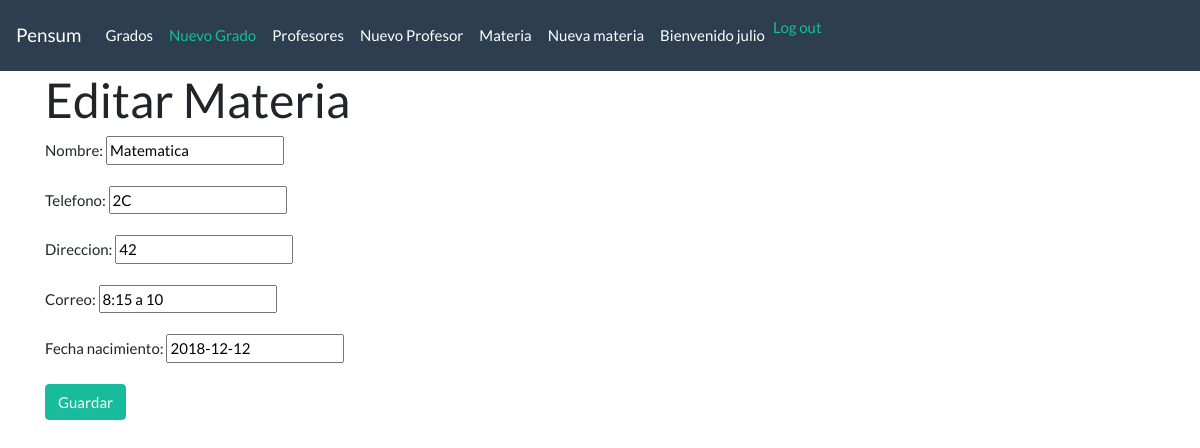
Screenshot of /materia/6/edit/ (signed in) with the database file from the repository.
### python/models.py (models this page shows, shortened)
class Alumno(models.Model):
    nombre = models.CharField(max_length=50)
    telefono = models.CharField(max_length=10)
    direccion = models.CharField(max_length=50)
    correo = models.CharField(max_length=50)
    fecha_nacimiento = models.DateField()

### python/views.py (the view)
# urls.py: url(r'^materia/(?P<pk>[0-9]+)/edit/$', views.alumno_editar, name='alumno_editar'),
@login_required
def alumno_editar(request, pk):
    alumno = get_object_or_404(Alumno, pk=pk)
    if request.method == "POST":
        form = AlumnoForm(request.POST, instance=alumno)
        if form.is_valid():
            alumno = form.save(commit=False)
            alumno.save()
            return redirect('lista_alumnos')
    else:
        form = AlumnoForm(instance=alumno)
    return render(request, 'alumno/alumno_editar.html', {'form': form})

### python/forms.py
class AlumnoForm(forms.ModelForm):
    class Meta:
        model = Alumno
        fields = ('nombre', 'telefono', 'direccion','correo','fecha_nacimiento')

### python/templates/alumno/alumno_editar.html
{% extends 'materias/base.html' %}
{% block content %}
    <h1>Editar Materia</h1>
    <form method="POST" class="post-form">{% csrf_token %}
        {{ form.as_p }}
        <button type="submit" class="btn btn-success">Guardar</button>
    </form>
{% endblock %}

### python/templates/materias/base.html (shortened to what this page needs)
{% load static %}
<html>
    <head>
        <link rel="stylesheet" href="{% static 'css/clases.css' %}">
    </head>
  <body>
    <nav class="navbar navbar-expand-lg navbar-dark bg-primary">
    <a class="navbar-brand" href="{% url 'lista_materias' %}"> Pensum </a>
      <div class="collapse navbar-collapse" id="navbarColor01">
        <ul class="navbar-nav mr-auto">
          <a class="nav-link" href="{% url 'lista_materias' %}" class="top-menu"><span class="glyphicon glyphicon-list">  Grados </span></a>
          {% if user.is_authenticated %}
          <li class="nav-item active">
          <a class="nav-link" href="{% url 'materia_nuevo' %}" class="top-menu"><span class="glyphicon glyphicon-list"> Nuevo Grado </span></a>
          </li>
          <li class="nav-item">
          <a class="nav-link" href="{% url 'lista_tipo' %}" class="top-menu"><span class="glyphicon glyphicon-list"> Profesores </span></a>
          </li>
          <li class="nav-item">
          <a class="nav-link" href="{% url 'tipo_nuevo' %}" class="top-menu"><span class="glyphicon glyphicon-list"> Nuevo Profesor </span></a>
          </li>
          <li class="nav-item">
          <a class="nav-link" href="{% url 'lista_alumnos' %}" class="top-menu"><span class="glyphicon glyphicon-list"> Materia </span></a>
          </li>
          <li class="nav-item">
          <a class="nav-link" href="{% url 'alumno_nuevo' %}" class="top-menu"><span class="glyphicon glyphicon-list"> Nueva materia </span></a>
          </li>
          <a class="nav-link"> Bienvenido {{ user.username }} <a nav-link href="{% url 'logout' %}">Log out</a></a>
          {% else %}
          <a href="{% url 'login' %}" class="top-menu"><span class="glyphicon glyphicon-lock">Login</span></a>
          {% endif %}
        </ul>
      </div>
    </nav>
    <div class="content container">
    {% block content %}
    {% endblock %}
  </body>
</html>

### rows the page displays
Alumno: nombre "Matematica", telefono "2C", direccion "42", correo "8:15 a 10", fecha_nacimiento "2018-12-12"

### other values shown
{{ user.username }} "julio"
